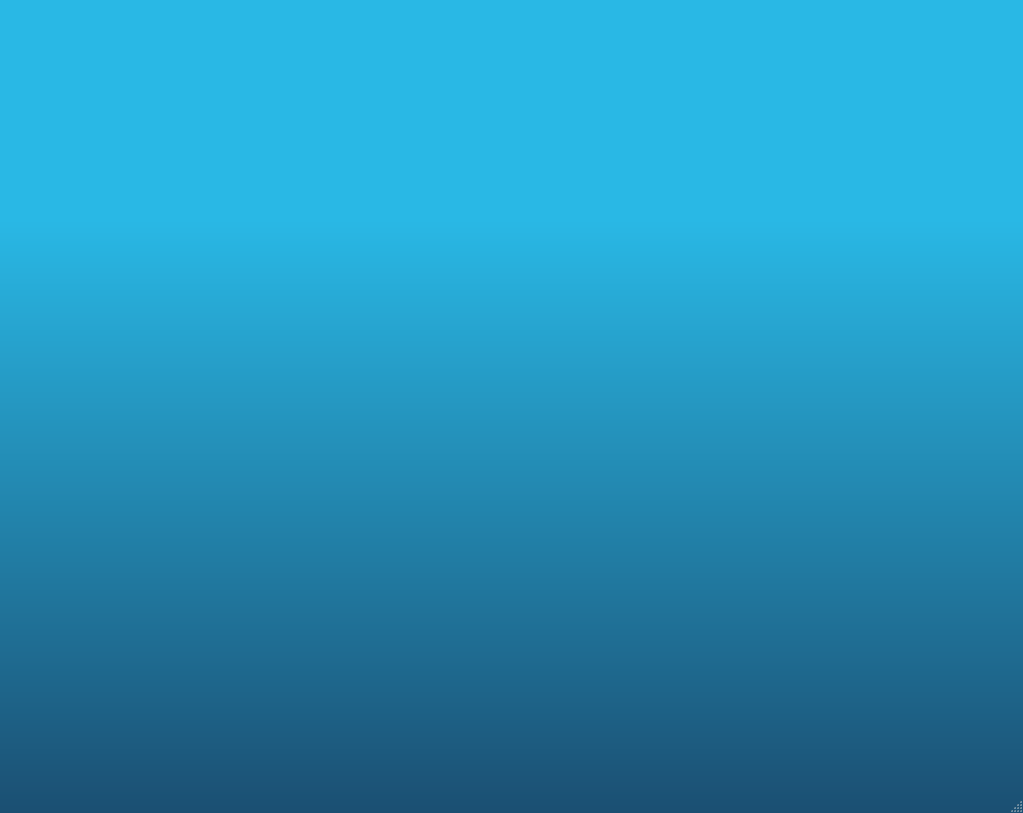
<?xml version="1.0" encoding="UTF-8"?>
<ui version="4.0">
 <class>LobbyWindow</class>
 <widget class="QMainWindow" name="LobbyWindow">
  <property name="geometry">
   <rect>
    <x>0</x>
    <y>0</y>
    <width>1023</width>
    <height>813</height>
   </rect>
  </property>
  <property name="windowTitle">
   <string>Mini-Bus-Route - Biometric Registration Systems</string>
  </property>
  <property name="styleSheet">
   <string notr="true">QMainWindow { background: qlineargradient(x1: 0, y1: 0, x2: 0, y2: 1, stop: 0.27 rgba(41,184,229,1), stop: 1 rgba(27,79,114,1) ); }</string>
  </property>
  <widget class="QWidget" name="centralwidget">
   <widget class="QStackedWidget" name="stackedWidget">
    <property name="geometry">
     <rect>
      <x>20</x>
      <y>10</y>
      <width>981</width>
      <height>741</height>
     </rect>
    </property>
    <property name="styleSheet">
     <string notr="true"/>
    </property>
    <widget class="QWidget" name="page"/>
    <widget class="QWidget" name="page_2"/>
   </widget>
  </widget>
  <widget class="QMenuBar" name="menubar">
   <property name="geometry">
    <rect>
     <x>0</x>
     <y>0</y>
     <width>1023</width>
     <height>26</height>
    </rect>
   </property>
  </widget>
  <widget class="QStatusBar" name="statusbar"/>
 </widget>
 <resources/>
 <connections/>
</ui>
